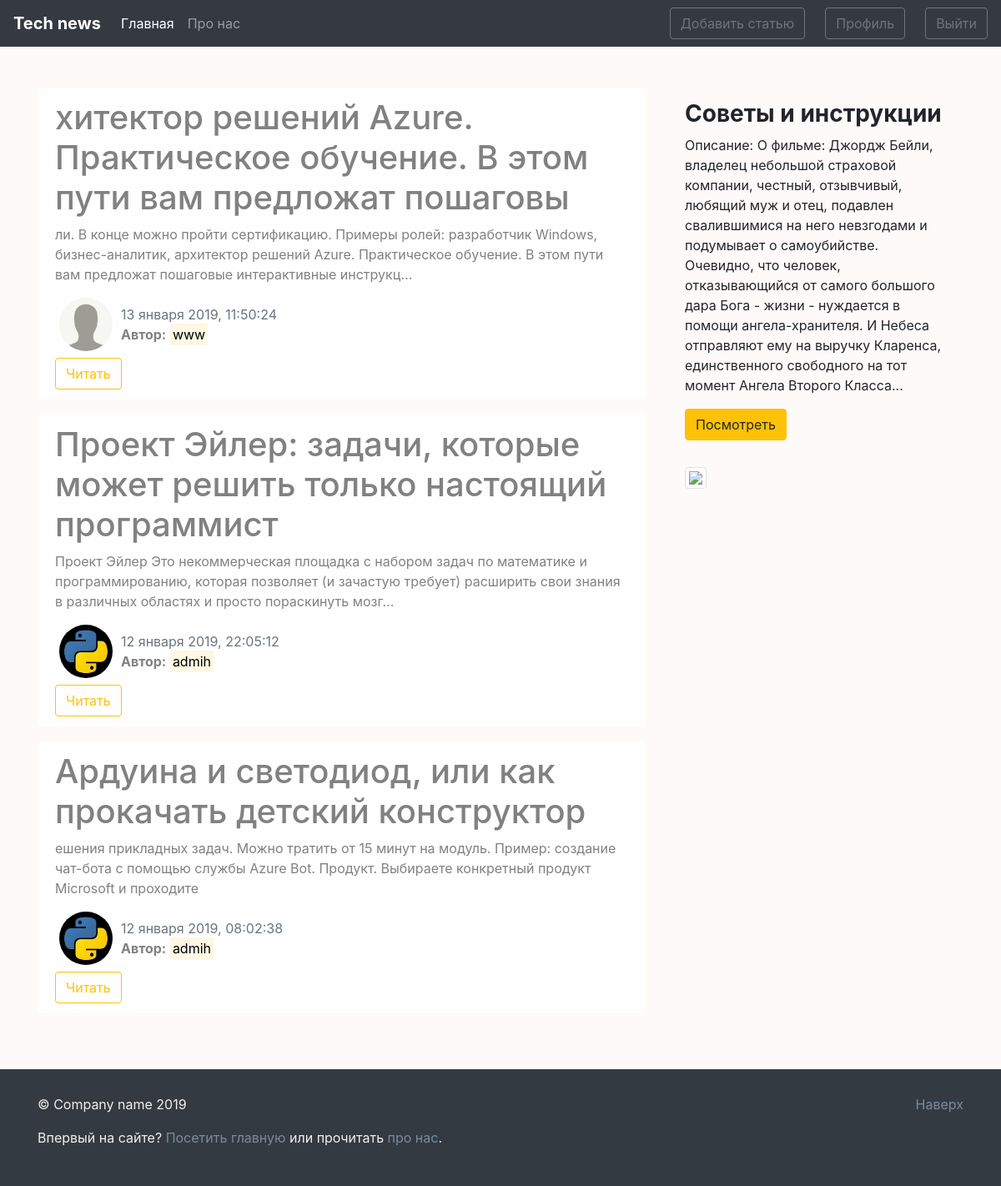
The app's page / (signed in) with its own data.
### blog/models.py (models this page shows, shortened)
class News(models.Model):
    title = models.CharField(max_length=100) # не больше 250 можно
    text = models.TextField()
    date = models.DateTimeField(default=timezone.now)
    author = models.ForeignKey(User, on_delete=models.CASCADE)

### users/models.py (models this page shows, shortened)
class Profile(models.Model):
    user = models.OneToOneField(User, on_delete=models.CASCADE)
    img = models.ImageField(default='default.jpg', upload_to='user_images')

### blog/views.py (the view)
# urls.py: path('', views.ShowNewsView.as_view(), name='blog-home'),
class ShowNewsView(ListView):
    model = News
    template_name = 'blog/home.html'
    context_object_name = 'news'
    ordering = ['-date']
    paginate_by = 3
    def get_context_data(self, **kwards):
        ctx = super(ShowNewsView, self).get_context_data(**kwards)
        ctx['title'] = 'Главная страница'
        return ctx

### blog/templates/blog/home.html
{% extends 'blog/main.html' %}
{% block main_section %}
  {% for post in news %}
    <div class="alert alert-light">
      <h1>{{ post.title }}</h1>
      <p>{{ post.text|striptags|truncatechars:200 }}</p>
      <div class="row">
        <div>
          {% if post.author.profile.img %}
            <img src="{{ post.author.profile.img.url }}" alt="{{ post.author }}" class="user_image">
          {% else %}
            <img src="/images/default.jpg" alt="{{ post.author }}" class="user_image">
          {% endif %}
        </div>
        <div class="mt-2">
          <span class="text-muted">{{ post.date|date:"d E Y, H:i:s" }}</span>
          <p><b>Автор:</b> <mark>{{post.author}}</mark></p>
        </div>
      </div>
      <a href="{% url 'news-detail' post.id %}" class="btn btn-outline-warning">Читать</a>
    </div>
  {% endfor %}
{% endblock main_section %}
{% block aside_news_section %}
  <h3><b>Советы и инструкции</b></h3>
  <p>Описание: О фильме: Джордж Бейли, владелец небольшой страховой компании, честный, отзывчивый, любящий муж и отец, подавлен свалившимися на него невзгодами и подумывает о самоубийстве. Очевидно, что человек, отказывающийся от самого большого дара Бога - жизни - нуждается в помощи ангела-хранителя. И Небеса отправляют ему на выручку Кларенса, единственного свободного на тот момент Ангела Второго Класса...</p>
  <a href="" target="_blank">
    <button class="btn btn-warning">Посмотреть</button>
  </a>
{% endblock aside_news_section %}

### blog/static/blog/main.css (style rules this page uses)
body { background: #fffafa }
img { max-width: 100%!important; }
.alert-light { border-color: #fffaf0 }
.user_image { width: 64px; height: 64px; border-radius: 50%; margin-right: 10px; margin-left: 20px; }

### records on screen
News: title "хитектор решений Azure. Практическое обучение. В этом пути вам предложат пошаговы", text "ли. В конце можно пройти сертификацию. Примеры ролей: разработчик Windows, бизнес-аналитик, архитектор решений Azure. Практическое обучение. В этом пути вам предложат пошаговые интерактивные инструкц…", author.profile.img (placeholder picture), date "13 января 2019, 11:50:24", author "www"
News: title "Проект Эйлер: задачи, которые может решить только настоящий программист", text "Проект Эйлер Это некоммерческая площадка с набором задач по математике и программированию, которая позволяет (и зачастую требует) расширить свои знания в различных областях и просто пораскинуть мозг…", author.profile.img (picture), date "12 января 2019, 22:05:12", author "admih"
News: title "Ардуина и светодиод, или как прокачать детский конструктор", text "ешения прикладных задач. Можно тратить от 15 минут на модуль. Пример: создание чат-бота с помощью службы Azure Bot. Продукт. Выбираете конкретный продукт Microsoft и проходите", author.profile.img (picture), date "12 января 2019, 08:02:38", author "admih"
